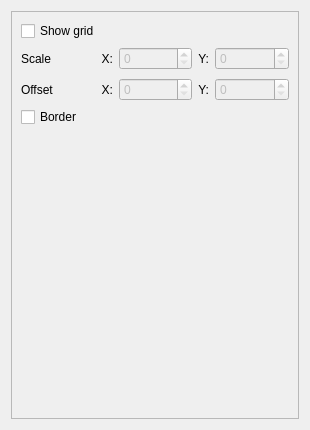
<?xml version="1.0" encoding="UTF-8"?>
<ui version="4.0">
 <class>GridView</class>
 <widget class="QWidget" name="GridView">
  <property name="geometry">
   <rect>
    <x>0</x>
    <y>0</y>
    <width>310</width>
    <height>430</height>
   </rect>
  </property>
  <property name="windowTitle">
   <string>Grid</string>
  </property>
  <layout class="QVBoxLayout" name="verticalLayout">
   <item>
    <widget class="QScrollArea" name="scrollArea">
     <property name="widgetResizable">
      <bool>true</bool>
     </property>
     <widget class="QWidget" name="scrollAreaWidgetContents">
      <property name="geometry">
       <rect>
        <x>0</x>
        <y>0</y>
        <width>290</width>
        <height>410</height>
       </rect>
      </property>
      <layout class="QVBoxLayout" name="verticalLayout_2">
       <item>
        <widget class="QCheckBox" name="ShowGrid">
         <property name="text">
          <string>Show grid</string>
         </property>
        </widget>
       </item>
       <item>
        <layout class="QGridLayout" name="gridLayout">
         <property name="verticalSpacing">
          <number>8</number>
         </property>
         <item row="1" column="1">
          <widget class="QLabel" name="label_5">
           <property name="sizePolicy">
            <sizepolicy hsizetype="Maximum" vsizetype="Preferred">
             <horstretch>0</horstretch>
             <verstretch>0</verstretch>
            </sizepolicy>
           </property>
           <property name="text">
            <string>X:</string>
           </property>
           <property name="alignment">
            <set>Qt::AlignmentFlag::AlignRight|Qt::AlignmentFlag::AlignTrailing|Qt::AlignmentFlag::AlignVCenter</set>
           </property>
          </widget>
         </item>
         <item row="1" column="4">
          <widget class="QSpinBox" name="ScaleY">
           <property name="enabled">
            <bool>false</bool>
           </property>
           <property name="sizePolicy">
            <sizepolicy hsizetype="Minimum" vsizetype="Fixed">
             <horstretch>0</horstretch>
             <verstretch>0</verstretch>
            </sizepolicy>
           </property>
          </widget>
         </item>
         <item row="2" column="2">
          <widget class="QSpinBox" name="OffsetX">
           <property name="enabled">
            <bool>false</bool>
           </property>
           <property name="sizePolicy">
            <sizepolicy hsizetype="Minimum" vsizetype="Fixed">
             <horstretch>0</horstretch>
             <verstretch>0</verstretch>
            </sizepolicy>
           </property>
          </widget>
         </item>
         <item row="2" column="4">
          <widget class="QSpinBox" name="OffsetY">
           <property name="enabled">
            <bool>false</bool>
           </property>
           <property name="sizePolicy">
            <sizepolicy hsizetype="Minimum" vsizetype="Fixed">
             <horstretch>0</horstretch>
             <verstretch>0</verstretch>
            </sizepolicy>
           </property>
          </widget>
         </item>
         <item row="2" column="1">
          <widget class="QLabel" name="label_3">
           <property name="sizePolicy">
            <sizepolicy hsizetype="Maximum" vsizetype="Preferred">
             <horstretch>0</horstretch>
             <verstretch>0</verstretch>
            </sizepolicy>
           </property>
           <property name="text">
            <string>X:</string>
           </property>
           <property name="alignment">
            <set>Qt::AlignmentFlag::AlignRight|Qt::AlignmentFlag::AlignTrailing|Qt::AlignmentFlag::AlignVCenter</set>
           </property>
          </widget>
         </item>
         <item row="1" column="3">
          <widget class="QLabel" name="label_6">
           <property name="sizePolicy">
            <sizepolicy hsizetype="Maximum" vsizetype="Preferred">
             <horstretch>0</horstretch>
             <verstretch>0</verstretch>
            </sizepolicy>
           </property>
           <property name="text">
            <string>Y:</string>
           </property>
           <property name="alignment">
            <set>Qt::AlignmentFlag::AlignRight|Qt::AlignmentFlag::AlignTrailing|Qt::AlignmentFlag::AlignVCenter</set>
           </property>
          </widget>
         </item>
         <item row="1" column="0">
          <widget class="QLabel" name="label_2">
           <property name="text">
            <string>Scale</string>
           </property>
          </widget>
         </item>
         <item row="2" column="0">
          <widget class="QLabel" name="label">
           <property name="text">
            <string>Offset</string>
           </property>
          </widget>
         </item>
         <item row="1" column="2">
          <widget class="QSpinBox" name="ScaleX">
           <property name="enabled">
            <bool>false</bool>
           </property>
           <property name="sizePolicy">
            <sizepolicy hsizetype="Minimum" vsizetype="Fixed">
             <horstretch>0</horstretch>
             <verstretch>0</verstretch>
            </sizepolicy>
           </property>
          </widget>
         </item>
         <item row="2" column="3">
          <widget class="QLabel" name="label_4">
           <property name="sizePolicy">
            <sizepolicy hsizetype="Maximum" vsizetype="Preferred">
             <horstretch>0</horstretch>
             <verstretch>0</verstretch>
            </sizepolicy>
           </property>
           <property name="text">
            <string>Y:</string>
           </property>
           <property name="alignment">
            <set>Qt::AlignmentFlag::AlignRight|Qt::AlignmentFlag::AlignTrailing|Qt::AlignmentFlag::AlignVCenter</set>
           </property>
          </widget>
         </item>
        </layout>
       </item>
       <item>
        <widget class="QCheckBox" name="ShowBorder">
         <property name="text">
          <string>Border</string>
         </property>
        </widget>
       </item>
       <item>
        <spacer name="verticalSpacer">
         <property name="orientation">
          <enum>Qt::Orientation::Vertical</enum>
         </property>
         <property name="sizeHint" stdset="0">
          <size>
           <width>20</width>
           <height>40</height>
          </size>
         </property>
        </spacer>
       </item>
      </layout>
     </widget>
    </widget>
   </item>
  </layout>
 </widget>
 <resources/>
 <connections>
  <connection>
   <sender>ShowGrid</sender>
   <signal>toggled(bool)</signal>
   <receiver>ScaleX</receiver>
   <slot>setEnabled(bool)</slot>
   <hints>
    <hint type="sourcelabel">
     <x>82</x>
     <y>31</y>
    </hint>
    <hint type="destinationlabel">
     <x>122</x>
     <y>49</y>
    </hint>
   </hints>
  </connection>
  <connection>
   <sender>ShowGrid</sender>
   <signal>toggled(bool)</signal>
   <receiver>ScaleY</receiver>
   <slot>setEnabled(bool)</slot>
   <hints>
    <hint type="sourcelabel">
     <x>220</x>
     <y>32</y>
    </hint>
    <hint type="destinationlabel">
     <x>218</x>
     <y>51</y>
    </hint>
   </hints>
  </connection>
  <connection>
   <sender>ShowGrid</sender>
   <signal>toggled(bool)</signal>
   <receiver>OffsetX</receiver>
   <slot>setEnabled(bool)</slot>
   <hints>
    <hint type="sourcelabel">
     <x>130</x>
     <y>30</y>
    </hint>
    <hint type="destinationlabel">
     <x>118</x>
     <y>92</y>
    </hint>
   </hints>
  </connection>
  <connection>
   <sender>ShowGrid</sender>
   <signal>toggled(bool)</signal>
   <receiver>OffsetY</receiver>
   <slot>setEnabled(bool)</slot>
   <hints>
    <hint type="sourcelabel">
     <x>188</x>
     <y>31</y>
    </hint>
    <hint type="destinationlabel">
     <x>201</x>
     <y>91</y>
    </hint>
   </hints>
  </connection>
 </connections>
</ui>
